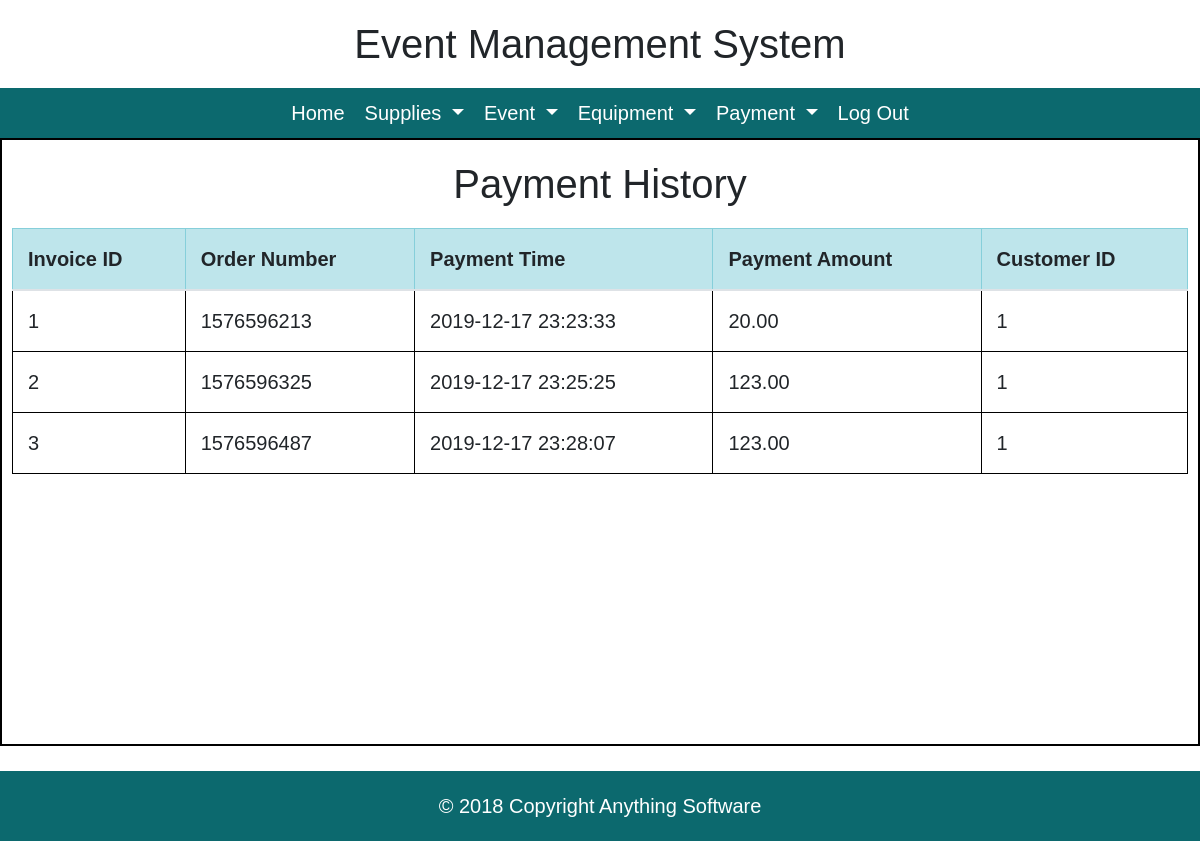
Screenshot of /view/payment_history_view.php (signed in) with the database file from the repository.
### tables this page shows
CREATE TABLE `payment` (
  `invoice_id` int(5) NOT NULL,
  `customer_id` int(10) NOT NULL,
  `order_number` varchar(100) NOT NULL,
  `payment_time` datetime NOT NULL DEFAULT CURRENT_TIMESTAMP,
  `total_payment` decimal(10,2) NOT NULL
);

### model/ems_model.php (called while the page is built, shortened)
<?php
class model
{
	public function DB_connect(){
		$servername = "localhost";
		$username = "root";
		$password = "";
		$dbname = "ems";
		$conn = mysqli_connect($servername, $username, $password,$dbname);
		return $conn;
	}
	public function history_list($customer_id)
	{
		$conn = $this->DB_connect();
		if($customer_id){
			$sql = "SELECT * FROM payment where customer_id = ".$customer_id;
		}else{
			$sql = "SELECT * FROM payment";
		}
		$resultset = mysqli_query($conn, $sql) or die("database error:". mysqli_error($conn));
		$i = 0;
		$history=array();
		while($rows = mysqli_fetch_assoc($resultset)){
			$history[$i]=  $rows;
			$i = $i+1;
		}
		return $history;
	}
}
?>

### controller/manage_payment_controller.php (called while the page is built, shortened)
<?php
require_once '../model/ems_model.php';
class payment
{
	public function history_view()
	{
		$details = new model();
		$resultset = $details->history_list($_SESSION['user_id']);
		return $resultset;
	}
}
?>

### view/payment_history_view.php (the view, shortened to what this page needs)
<?php
include 'header.php';
include '../controller/manage_payment_controller.php';
?>
<?php
    $payment = new payment();
    $history = $payment->history_view();
    $length = count($history);
?>
<div class="content_payment" style="height:76vh;">
    <div class="content_header">
        <h1>Payment History</h1>
    </div>
    <div class="content_table">
        <table class="table">
            <thead class="table-info">
                <tr>
                <th>Invoice ID</th>
                <th>Order Number</th>
                <th>Payment Time</th>
                <th>Payment Amount</th>
                <th>Customer ID</th>
                </tr>
            </thead>
        <tbody>
            <?php   for($i = 0; $i < $length; $i++){
            ?>
                <tr>
                    <td><?php echo $history[$i]['invoice_id'];?></td>
                    <td><?php echo $history[$i]['order_number'];?></td>
                    <td><?php echo $history[$i]['payment_time'];?></td>
                    <td><?php echo $history[$i]['total_payment'];?></td>
                    <td><?php echo $history[$i]['customer_id'];?></td>
                </tr>
            <?php }?>
        </tbody>
        </table>
    </div>
<?php include 'footer.php' ?>

### view/header.php (shortened to what this page needs)
<!DOCTYPE HTML>
<html>
<head>
<link rel="stylesheet" href="https://stackpath.bootstrapcdn.com/bootstrap/4.3.1/css/bootstrap.min.css">
</head>
<body>
<h1><center>Event Management System</center></h1>
<nav class="navbar navbar-expand-lg navbar-light" style="justify-content: center; padding: 0px; background-color: #0c696e; color:white;">
  <ul class="navbar-nav">
    <li class="nav-item active ">
      <a class="nav-link" href="home_view.php" style="color:white">Home</a>
    </li>
    <li class="nav-item dropdown">
      <a class="nav-link dropdown-toggle" href="#" id="supplies" role="button" data-toggle="dropdown" style="color:white">
        Supplies
      </a>
    </li>
    <li class="nav-item dropdown">
      <a class="nav-link dropdown-toggle" href="#" id="supplies" role="button" data-toggle="dropdown" style="color:white">
        Event
      </a>
    </li>
    <li class="nav-item dropdown">
      <a class="nav-link dropdown-toggle" href="#" id="equipment" role="button" data-toggle="dropdown" style="color:white">
        Equipment
      </a>
    </li>
    <li class="nav-item dropdown">
      <a class="nav-link dropdown-toggle" href="#" id="payment" role="button" data-toggle="dropdown" style="color:white">
        Payment
      </a>
    </li>
    <li class="nav-item dropdown">
      <a class="nav-link" href="logout.php" id="track" role="button" style="color:white">
        Log Out
      </a>
    </li>
  </ul>
</nav>
<div class="content">

### view/footer.php
</div>
<footer class="page-footer font-small blue">
	<div class="footer-copyright text-center py-3">© 2018 Copyright Anything Software</div>
</footer>
</body>
</html>

### view/header.php (style rules this page uses)
html, body { height: 100%; font-size:20px; font-family: Arial, Helvetica, sans-serif; }
h1 { padding-top: 20px; padding-bottom: 10px; font-size: 40px; }
.content { flex: 1 0 auto; }
footer { flex-shrink: 0; margin-top: 25px; left: 0; bottom: 0; width: 100%; background-color: #0c696e; text-align: center; color: white; }

### view/payment_history_view.php (style rules this page uses)
.content_payment { width:100%;height:900px;margin:0 auto;border:2px solid #000;padding: 0 10px; }
.content_payment .content_header { text-align: center; }
table, th, td { border: 1px solid black; border-collapse: collapse; }
th, td { padding: 10px; }
th { text-align: left; }

### rows the page displays
payment: invoice_id "1", order_number "1576596213", payment_time "2019-12-17 23:23:33", total_payment "20.00", customer "1"
payment: invoice_id "2", order_number "1576596325", payment_time "2019-12-17 23:25:25", total_payment "123.00", customer "1"
payment: invoice_id "3", order_number "1576596487", payment_time "2019-12-17 23:28:07", total_payment "123.00", customer "1"
